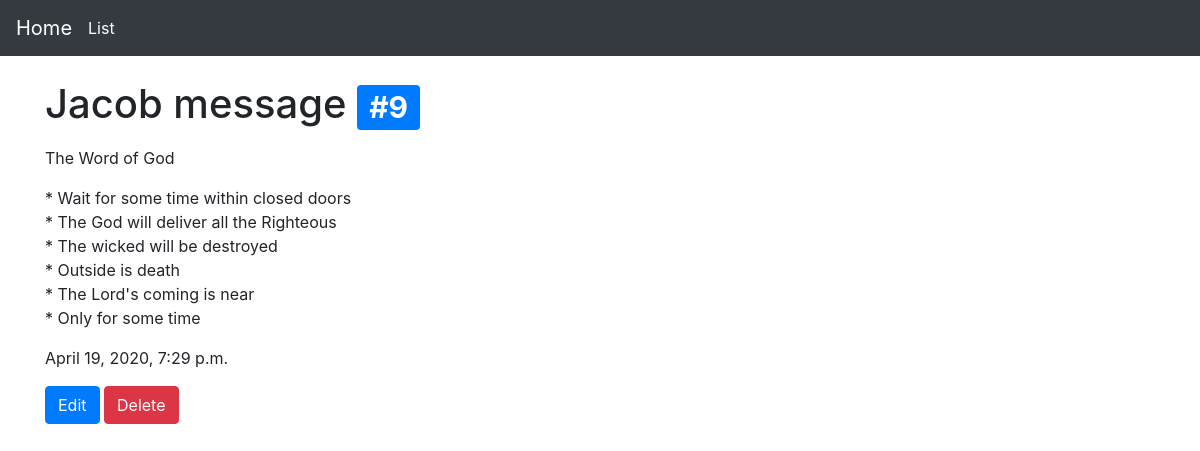
The page /issues/9/ on the database as committed earlier.
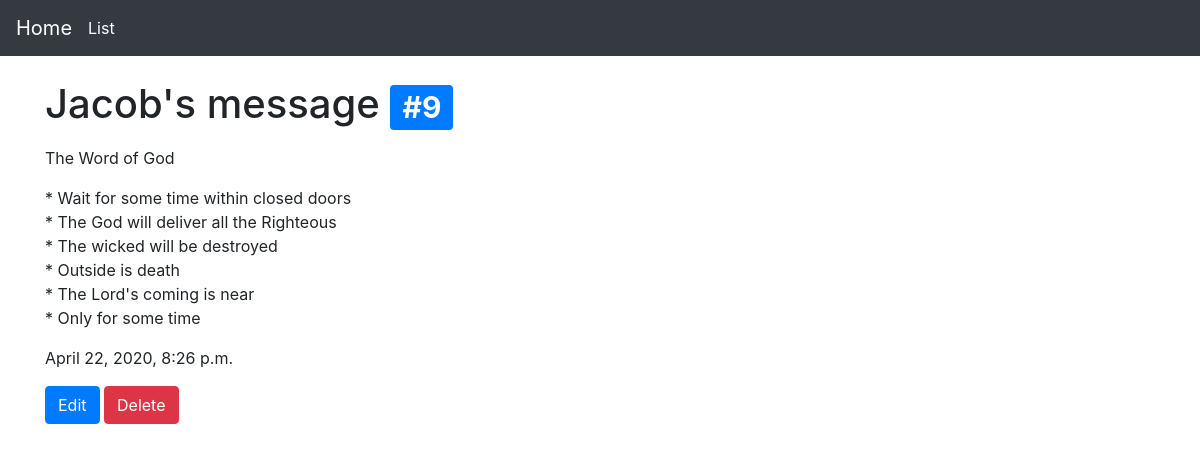
The same page on the database as committed later.
### issues/models.py (models this page shows, shortened)
class Issue(models.Model):
    title = models.CharField(blank=False, max_length=250)
    issue_no = models.AutoField(primary_key=True)
    created_at = models.DateTimeField(auto_now=True)
    class TypeOfIssue(models.TextChoices):
        STORY = 'ST', _('Story')
        BUG = 'BU', _('Bug')
        TASK = 'TA', _('Task')
    class Status(models.TextChoices):
        OPEN = 'OP', _('Open')
        IN_PROGRESS = 'IN', _('In Progress')
        CLOSED = 'CL', _('Closed')
    type = models.CharField(
        max_length=2,
        choices=TypeOfIssue.choices,
        default=TypeOfIssue.BUG,
    )
    status = models.CharField(
        max_length=2,
        choices=Status.choices,
        default=Status.OPEN,
    )
    details = models.TextField(blank=False)

### issues/views.py (the view)
# urls.py: path('<int:pk>/', views.IssueDetail.as_view(), name='detail'),
class IssueDetail(generic.detail.DetailView):
    model = models.Issue
    def get_context_data(self, **kwargs):
        context = super().get_context_data(**kwargs)
        if context['issue'].type == "ST":
            context['className'] = "badge badge-success"
        elif context['issue'].type == "BU":
            context['className'] = "badge badge-danger"
        else:
            context['className'] = "badge badge-primary"
        return context

### issues/templates/issues/issue_detail.html
{% extends 'base.html' %}
{% block content %}
<h1>
  {{issue.title}}
  <span class="{{className}}">
    #{{issue.issue_no}}
  </span>
</h1>
<p class="lead">{{issue.details|linebreaks}}</p>
<p>{{ issue.created_at }}</p>
<a class="btn btn-primary" role="button" href="{% url 'issues:edit' pk=issue.pk %}">Edit</a>
<a class="btn btn-danger" role="button" href="{% url 'issues:delete' pk=issue.pk %}">Delete</a>
{% endblock %}

Rows that differ between the two databases and show on the page:
changed Issue id 9: title "Jacob message" → "Jacob's message"; created_at "April 19, 2020, 7:29 p.m." → "April 22, 2020, 8:26 p.m."
